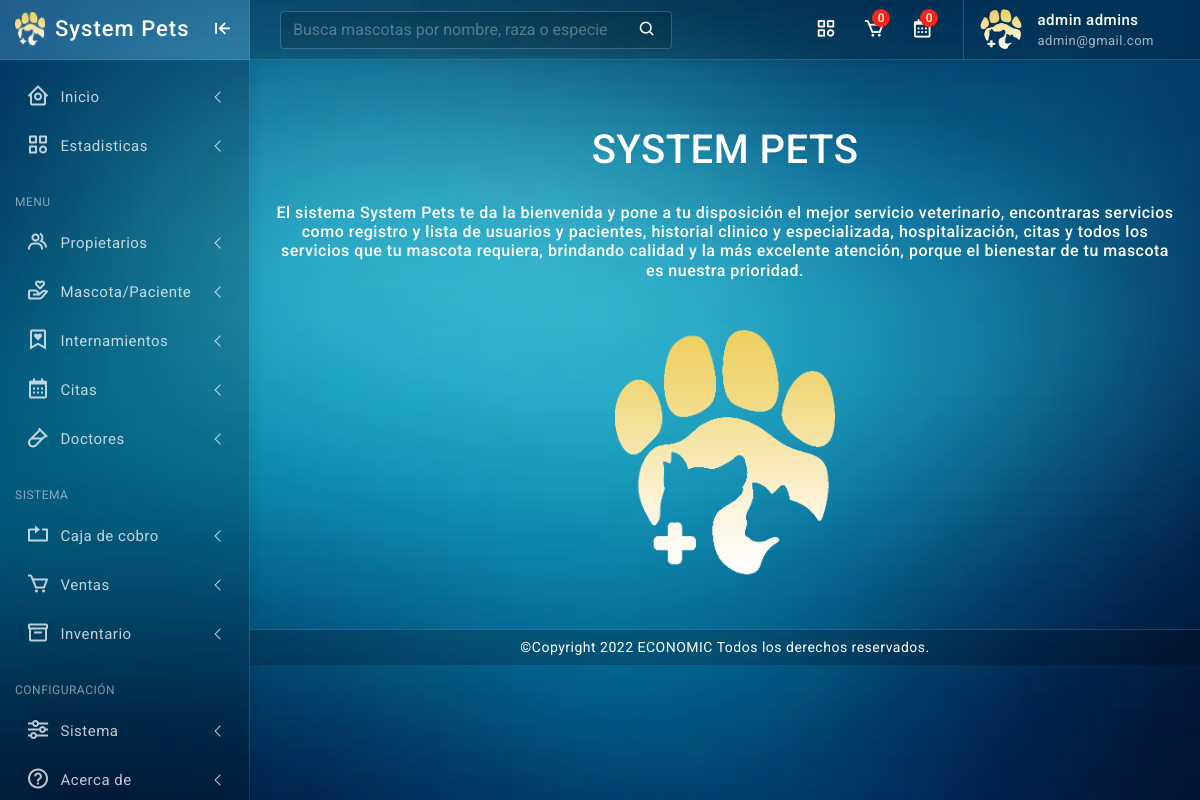
/manager/index.php (signed in), run on the app's committed database.
### tables this page shows
CREATE TABLE `configuracion` (
  `id_configuracion` int(11) NOT NULL,
  `marca` varchar(200) NOT NULL,
  `titulo` varchar(200) NOT NULL,
  `favicon` varchar(200) NOT NULL,
  `logo` varchar(200) NOT NULL,
  `color` varchar(200) NOT NULL,
  `color_manager` varchar(50) NOT NULL,
  `color_user` varchar(50) NOT NULL,
  `pie_pagina` text NOT NULL,
  `telefono` varchar(50) NOT NULL
);

### manager/include/favicon.php (called while the page is built, shortened)
<?php
require("../conexion/conexion.php");
$configuracion="SELECT favicon FROM configuracion ";
$config=mysqli_query($mysqli,$configuracion);
while ($conf=mysqli_fetch_row ($config)){
	$favicon=$conf[0];
}
?>

### manager/index.php (the view, shortened to what this page needs)
<!doctype html>
<html lang="en">
<head>
	<?php include'include/favicon.php' ?>
	<link href="../assets/plugins/vectormap/jquery-jvectormap-2.0.2.css" rel="stylesheet"/>
	<link href="../assets/plugins/simplebar/css/simplebar.css" rel="stylesheet" />
	<link href="../assets/plugins/perfect-scrollbar/css/perfect-scrollbar.css" rel="stylesheet" />
	<link href="../assets/plugins/metismenu/css/metisMenu.min.css" rel="stylesheet" />
	<link href="../assets/css/pace.min.css" rel="stylesheet" />
	<link href="../assets/css/bootstrap.min.css" rel="stylesheet">
	<link href="../assets/css/bootstrap-extended.css" rel="stylesheet">
	<link href="../assets/css/bootstrap-extended.css" rel="stylesheet">
	<link href="../assets/css/app.css" rel="stylesheet">
	<link href="../assets/css/icons.css" rel="stylesheet">
</head>
<?php
require("../conexion/conexion.php");
$configuracion="SELECT marca, logo, color_manager FROM configuracion ";
$config=mysqli_query($mysqli,$configuracion);
while ($conf=mysqli_fetch_row ($config)){
	$color_manager=$conf[2];
}
?>
<body class="bg-theme <?php echo $color_manager ?>">
	<div class="wrapper">
		<?php include'include/wrapper.php' ?>
		<?php include'include/header.php' ?>
		<div class="page-wrapper">
			<div class="page-content">
				<div class="row row-cols-1 row-cols-lg-1 row-cols-xl-12">
					<div class="col">
						<br>
						<br>
						<center>
							<h1 class="text-uppercase"><?php echo $marca ?></h1>
							<br>
							<h6>El sistema <?php echo $marca ?> te da la bienvenida y pone a tu disposición el mejor servicio veterinario, encontraras servicios como registro y lista de usuarios y pacientes, historial clinico y especializada, hospitalización, citas y todos los servicios que tu mascota requiera, brindando calidad y la más excelente atención, porque el bienestar de tu mascota es nuestra prioridad.</h6>
							<br>
							<br>
							<img src="../assets/img/logo/<?php echo $logo ?>" width="220">
						</center>
						<br>
						<br>
					</div>
				</div>
			</div>
		</div>
		<?php include'include/footer.php' ?>
	</div>
</body>
</html>

### manager/include/wrapper.php (shortened to what this page needs)
<div class="sidebar-wrapper" data-simplebar="true">
	<div class="sidebar-header">
		<div>
			<img src="../assets/img/favicon/<?php echo $favicon ?>" width="20" class="logo-icon" alt="logo icon">
		</div>
		<div>
			<?php
			require("../conexion/conexion.php");
			$configuracion="SELECT marca FROM configuracion ";
			$config=mysqli_query($mysqli,$configuracion);
			while ($conf=mysqli_fetch_row ($config)){
				$marca=$conf[0];
			}
			?>
			<h4 class="logo-text text-capitalize"><?php echo $marca ?></h4>
		</div>
		<div class="toggle-icon ms-auto"><i class='bx bx-arrow-to-left'></i>
		</div>
	</div>
	<ul class="metismenu" id="menu">
		<li>
			<a href="index" class="has-arrow">
				<div class="parent-icon"><i class='bx bx-home-circle'></i>
				</div>
				<div class="menu-title">Inicio</div>
			</a>
		</li>
		<li>
			<a href="estadisticas" class="has-arrow">
				<div class="parent-icon"><i class="bx bx-category"></i>
				</div>
				<div class="menu-title">Estadisticas</div>
			</a>
		</li>
		<li class="menu-label">Menu</li>
		<li>
			<a href="usuarios" class="has-arrow">
				<div class="parent-icon"><i class='bx bx-group'></i>
				</div>
				<div class="menu-title">Propietarios</div>
			</a>
		</li>
		<li>
			<a href="mascotas" class="has-arrow">
				<div class="parent-icon"><i class='bx bx-donate-heart'></i>
				</div>
				<div class="menu-title">Mascota/Paciente</div>
			</a>
		</li>
		<li>
			<a href="internamientos" class="has-arrow">
				<div class="parent-icon"><i class='bx bx-bookmark-heart'></i>
				</div>
				<div class="menu-title">Internamientos</div>
			</a>
		</li>
		<li>
			<a href="citas" class="has-arrow">
				<div class="parent-icon"><i class='bx bx-calendar'></i>
				</div>
				<div class="menu-title">Citas</div>
			</a>
		</li>
		<li>
			<a href="doctores" class="has-arrow">
				<div class="parent-icon"><i class='bx bx-vial'></i>
				</div>
				<div class="menu-title">Doctores</div>
			</a>
		</li>
		<li class="menu-label">Sistema</li>
		<li>
			<a href="caja" class="has-arrow">
				<div class="parent-icon"><i class="bx bx-repeat"></i>
				</div>
				<div class="menu-title">Caja de cobro</div>
			</a>
		</li>
		<li>
			<a href="ventas" class="has-arrow">
				<div class="parent-icon"><i class='bx bx-cart'></i>
				</div>
				<div class="menu-title">Ventas</div>
			</a>
		</li>
		<li>
			<a href="inventario" class="has-arrow">
				<div class="parent-icon"><i class="bx bx-box"></i>
				</div>
				<div class="menu-title">Inventario</div>
			</a>
		</li>
		<li class="menu-label">Configuración</li>
		<li>
			<a class="has-arrow" href="javascript:;">
				<div class="parent-icon"><i class="bx bx-slider-alt"></i>
				</div>
				<div class="menu-title">Sistema</div>
			</a>
		</li>
		<li>
			<a href="acerca-de" class="has-arrow">
				<div class="parent-icon"><i class="bx bx-help-circle"></i>
				</div>
				<div class="menu-title">Acerca de</div>
			</a>
		</li>
	</ul>
</div>

### manager/include/header.php (shortened to what this page needs)
<header>
	<div class="topbar d-flex align-items-center">
		<nav class="navbar navbar-expand">
			<div class="search-bar flex-grow-1">
				<div class="position-relative search-bar-box">
					<form action="<?php $_SERVER['PHP_SELF']; ?>mascotas" method="POST">
						<input type="text" class="form-control search-control" name="nombre_busqueda" placeholder="Busca mascotas por nombre, raza o especie">
						<span class="position-absolute top-50 search-show translate-middle-y"><i class='bx bx-search'></i></span>
					</form>
				</div>
			</div>
			<div class="top-menu ms-auto">
				<ul class="navbar-nav align-items-center">
					<li class="nav-item dropdown dropdown-large">
						<a class="nav-link dropdown-toggle dropdown-toggle-nocaret" href="#" role="button" data-bs-toggle="dropdown" aria-expanded="false">	<i class='bx bx-category'></i>
						</a>
					</li>
					<li class="nav-item dropdown dropdown-large">
						<a class="nav-link dropdown-toggle dropdown-toggle-nocaret position-relative" href="#" role="button" data-bs-toggle="dropdown" aria-expanded="false"> <span class="alert-count">
							<?php
							require("../conexion/conexion.php");
							$ventas_ = mysqli_query($mysqli, "SELECT COUNT(*) AS total FROM ventas WHERE estado='0'");
							$ventas = mysqli_fetch_assoc($ventas_);
							echo $ventas["total"];
							?>
						</span>
						<i class='bx bx-cart'></i>
					</a>
				</li>
				<li class="nav-item dropdown dropdown-large">
					<a class="nav-link dropdown-toggle dropdown-toggle-nocaret position-relative" href="#" role="button" data-bs-toggle="dropdown" aria-expanded="false"> <span class="alert-count">
						<?php
						require("../conexion/conexion.php");
						$citas_ = mysqli_query($mysqli, "SELECT COUNT(*) AS total FROM citas WHERE estado='0'");
						$citas = mysqli_fetch_assoc($citas_);
						echo $citas["total"];
						?>
					</span>
					<i class='bx bx-calendar'></i>
				</a>
			</li>
		</ul>
	</div>
	<?php
	require("../conexion/conexion.php");
	$configuracion="SELECT logo FROM configuracion ";
	$config=mysqli_query($mysqli,$configuracion);
	while ($conf=mysqli_fetch_row ($config)){
		$logo=$conf[0];
	}
	?>
	<div class="user-box dropdown">
		<a class="d-flex align-items-center nav-link dropdown-toggle dropdown-toggle-nocaret" href="#" role="button" data-bs-toggle="dropdown" aria-expanded="false">
			<img src="../assets/img/logo/<?php echo $logo ?>" class="user-img" alt="user avatar">
			<div class="user-info ps-3">
				<p class="user-name mb-0"><?php echo $_SESSION['nombre']." ".$_SESSION['apellidos']; ?></p>
				<p class="designattion mb-0"><?php echo $_SESSION['correo'] ?></p>
			</div>
		</a>
	</div>
</nav>
</div>
</header>

### manager/include/footer.php
<footer class="page-footer">
	<?php
	require("../conexion/conexion.php");
	$configuracion="SELECT pie_pagina FROM configuracion ";
	$config=mysqli_query($mysqli,$configuracion);
	while ($conf=mysqli_fetch_row ($config)){
		$pie_pagina=$conf[0];
		echo '<p class="mb-0">'.htmlentities($pie_pagina).'</p>';
	}
	?>
</footer>

### data on the page
configuracion: favicon (picture), marca "System Pets", logo (picture), marca "SYSTEM PETS", pie_pagina "©Copyright 2022 ECONOMIC Todos los derechos reservados."

### other printed values
$ventas["total"] "0"
$citas["total"] "0"
$_SESSION['nombre'] "admin"
$_SESSION['apellidos'] "admins"
$_SESSION['correo'] "admin@gmail.com"
